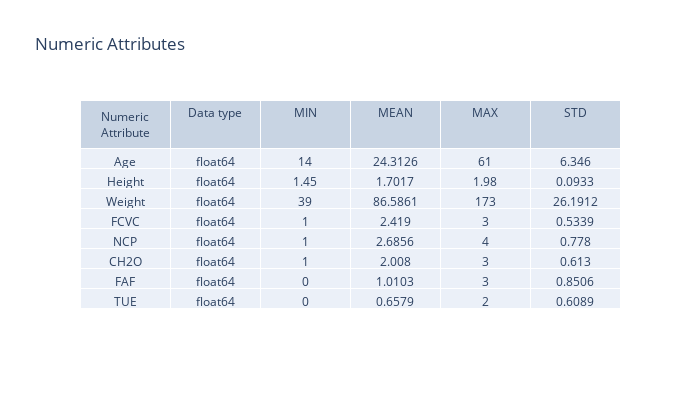

The notebook cell this image was saved under:
### Markdown cell above
#### Cleansing (Getting rid of noise) & Normalization

### Code cell
# Gather attributes that are not nominal
other_attributes_data= gather_other_attributes(X)
other_attributes,box_plot_data = other_attributes_data[0],other_attributes_data[1]

# Creating boxplot to identify outliers
fig = plt.figure(figsize =(10, 7))
ax = fig.add_axes([0, 0, 1, 1])
bp = ax.boxplot(X[box_plot_data[:,0]],vert=False,showmeans=True)
ax.set_yticklabels(box_plot_data[:,0])
plt.ylabel("Attributes")
plt.title("Box Plot for Attributes (STD>1)",fontsize = 20)
plt.savefig('../Graphs/Box Plot for Attributes.png', bbox_inches='tight')
plt.show()

tabulate_table(box_plot_data,["Attribute"," Upper fence"])

# Removing noise from data
print("\n\nData Without Noise\n------------------")
data_without_noise = data[(data["Age"]<math.trunc(float(box_plot_data[0][1]))) & (data["Weight"]<math.trunc(float(box_plot_data[1][1])))]
data_without_noise.to_csv("DataWithoutNoise.csv",index=False)
data_without_noise

### Figure 1 — Plotly figure (JSON) as saved in the notebook; plotly's stock layout.template omitted (floating-point values rounded to 4 significant figures)
{"data": [{"cells": {"values": [["Age", "Height", "Weight", "FCVC", "NCP", "CH2O", "FAF", "TUE"], ["float64", "float64", "float64", "float64", "float64", "float64", "float64", "float64"], [14, 1.45, 39, 1, 1, 1, 0, 0], [24.31, 1.702, 86.59, 2.419, 2.686, 2.008, 1.01, 0.6579], [61, 1.98, 173, 3, 4, 3, 3, 2], [6.346, 0.0933, 26.19, 0.5339, 0.778, 0.613, 0.8506, 0.6089]]}, "columnwidth": 8, "header": {"values": ["Numeric Attribute", "Data type", "MIN", "MEAN", "MAX", "STD"]}, "type": "table"}], "layout": {"height": 400, "title": {"text": "Numeric Attributes"}, "width": 700}}
